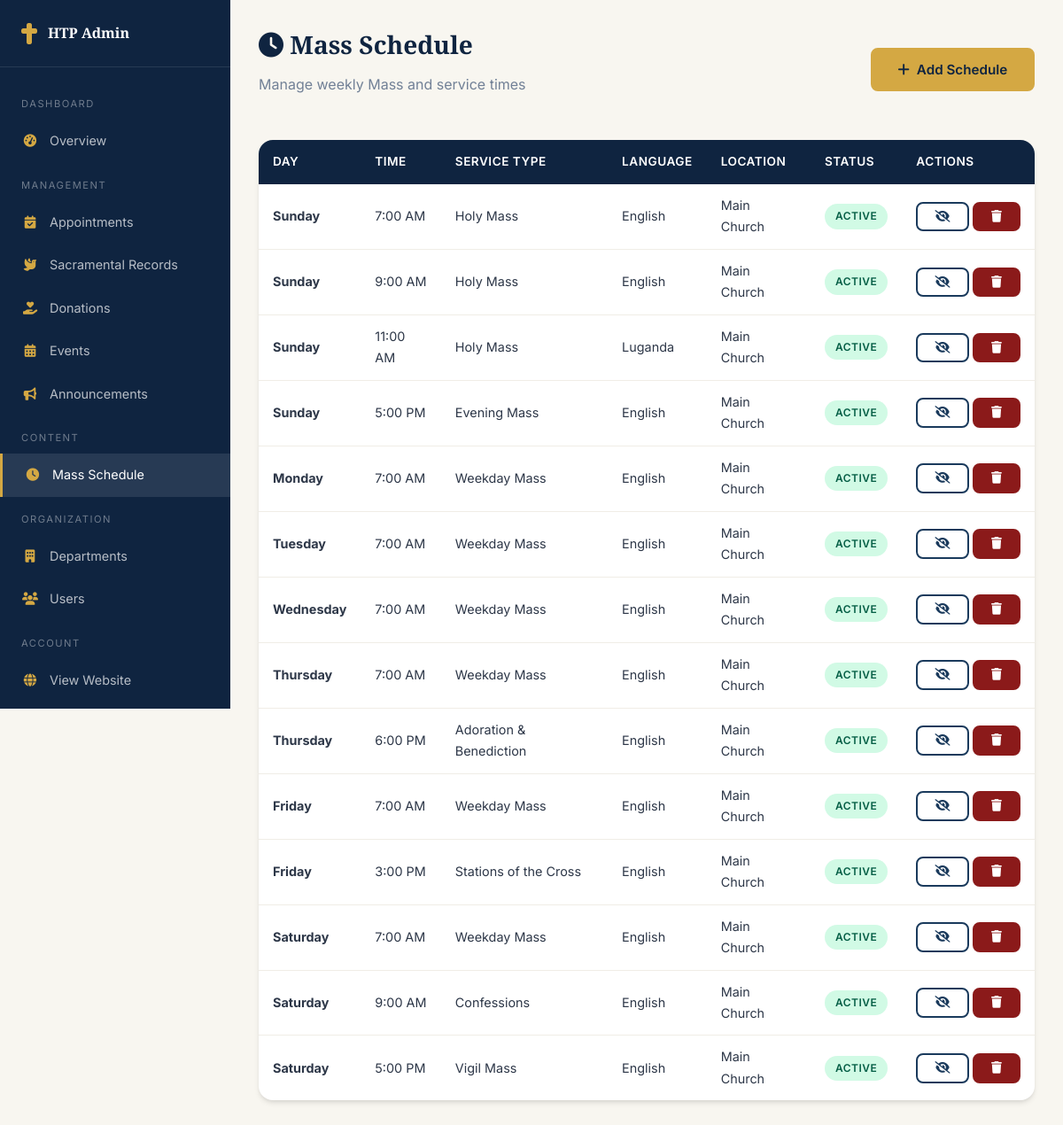
The app's page /admin/mass-schedule.php (signed in) with its own data.
### tables this page shows
CREATE TABLE mass_schedules (
    id INT AUTO_INCREMENT PRIMARY KEY,
    day_of_week ENUM('Monday','Tuesday','Wednesday','Thursday','Friday','Saturday','Sunday') NOT NULL,
    time TIME NOT NULL,
    mass_type VARCHAR(100) NOT NULL,
    language VARCHAR(50) DEFAULT 'English',
    location VARCHAR(150) DEFAULT 'Main Church',
    celebrant_id INT,
    is_active TINYINT(1) DEFAULT 1,
    created_at TIMESTAMP DEFAULT CURRENT_TIMESTAMP,
    FOREIGN KEY (celebrant_id) REFERENCES clergy(id) ON DELETE SET NULL
);

### config/database.php (called while the page is built, shortened)
<?php
class Database {
    private static $instance = null;
    private $connection;
    private function __construct() {
        try {
            $dsn = "mysql:host=" . DB_HOST . ";dbname=" . DB_NAME . ";charset=" . DB_CHARSET;
            $this->connection = new PDO($dsn, DB_USER, DB_PASS, [
                PDO::ATTR_ERRMODE => PDO::ERRMODE_EXCEPTION,
                PDO::ATTR_DEFAULT_FETCH_MODE => PDO::FETCH_ASSOC,
                PDO::ATTR_EMULATE_PREPARES => false,
            ]);
        } catch (PDOException $e) {
            error_log("Database connection failed: " . $e->getMessage());
            die("Database connection failed. Please try again later.");
        }
    }
    public static function getInstance() {
        if (self::$instance === null) {
            self::$instance = new self();
        }
        return self::$instance;
    }
    public function query($sql, $params = []) {
        $stmt = $this->connection->prepare($sql);
        $stmt->execute($params);
        return $stmt;
    }
    public function fetchAll($sql, $params = []) {
        return $this->query($sql, $params)->fetchAll();
    }
}

### config/app.php (called while the page is built, shortened)
<?php
require_once APP_ROOT . '/config/database.php';
function sanitize($input) {
    return htmlspecialchars(trim($input), ENT_QUOTES, 'UTF-8');
}
function formatTime($time) {
    return date('g:i A', strtotime($time));
}

### admin/mass-schedule.php (the view, shortened to what this page needs)
<?php
require_once __DIR__ . '/../config/app.php';
$db = Database::getInstance();
$schedules = $db->fetchAll("SELECT * FROM mass_schedules ORDER BY FIELD(day_of_week, 'Sunday','Monday','Tuesday','Wednesday','Thursday','Friday','Saturday'), time ASC");
?>
<!DOCTYPE html>
<html lang="en">
<head>
    <link rel="stylesheet" href="https://cdnjs.cloudflare.com/ajax/libs/font-awesome/6.5.1/css/all.min.css">
    <link rel="stylesheet" href="/holy-trinity/assets/css/style.css">
</head>
<body>
    <div class="dashboard-layout">
        <aside class="sidebar">
            <div class="sidebar-brand"><i class="fas fa-cross"></i><span>HTP Admin</span></div>
            <nav class="sidebar-menu">
                <div class="sidebar-section">Dashboard</div>
                <a href="/holy-trinity/admin/dashboard.php"><i class="fas fa-tachometer-alt"></i> Overview</a>
                <div class="sidebar-section">Management</div>
                <a href="/holy-trinity/admin/appointments.php"><i class="fas fa-calendar-check"></i> Appointments</a>
                <a href="/holy-trinity/admin/sacraments.php"><i class="fas fa-dove"></i> Sacramental Records</a>
                <a href="/holy-trinity/admin/donations.php"><i class="fas fa-hand-holding-heart"></i> Donations</a>
                <a href="/holy-trinity/admin/events.php"><i class="fas fa-calendar-alt"></i> Events</a>
                <a href="/holy-trinity/admin/announcements.php"><i class="fas fa-bullhorn"></i> Announcements</a>
                <div class="sidebar-section">Content</div>
                <a href="/holy-trinity/admin/mass-schedule.php" class="active"><i class="fas fa-clock"></i> Mass Schedule</a>
                <div class="sidebar-section">Organization</div>
                <a href="/holy-trinity/admin/departments.php"><i class="fas fa-building"></i> Departments</a>
                <a href="/holy-trinity/admin/users.php"><i class="fas fa-users"></i> Users</a>
                <div class="sidebar-section">Account</div>
                <a href="/holy-trinity/index.php"><i class="fas fa-globe"></i> View Website</a>
                <a href="/holy-trinity/auth/logout.php"><i class="fas fa-sign-out-alt"></i> Logout</a>
            </nav>
        </aside>
        <div class="dashboard-main">
            <div class="dashboard-header">
                <div>
                    <h1><i class="fas fa-clock"></i> Mass Schedule</h1>
                    <p class="text-muted">Manage weekly Mass and service times</p>
                </div>
                <button onclick="openModal('newScheduleModal')" class="btn btn-primary"><i class="fas fa-plus"></i> Add Schedule</button>
            </div>
            <div class="card">
                <div class="table-responsive">
                    <table class="data-table">
                        <thead>
                            <tr>
                                <th>Day</th>
                                <th>Time</th>
                                <th>Service Type</th>
                                <th>Language</th>
                                <th>Location</th>
                                <th>Status</th>
                                <th>Actions</th>
                            </tr>
                        </thead>
                        <tbody>
                            <?php foreach ($schedules as $s): ?>
                            <tr style="<?= !$s['is_active'] ? 'opacity:0.5;' : '' ?>">
                                <td><strong><?= sanitize($s['day_of_week']) ?></strong></td>
                                <td><?= formatTime($s['time']) ?></td>
                                <td><?= sanitize($s['mass_type']) ?></td>
                                <td><?= sanitize($s['language']) ?></td>
                                <td><?= sanitize($s['location']) ?></td>
                                <td>
                                    <span class="badge badge-<?= $s['is_active'] ? 'success' : 'error' ?>"><?= $s['is_active'] ? 'Active' : 'Inactive' ?></span>
                                </td>
                                <td>
                                    <div style="display:flex; gap:0.25rem;">
                                        <form method="POST" style="display:inline;">
                                            <button class="btn btn-sm btn-outline" title="Toggle"><i class="fas fa-<?= $s['is_active'] ? 'eye-slash' : 'eye' ?>"></i></button>
                                        </form>
                                        <form method="POST" style="display:inline;" onsubmit="return confirm('Delete this schedule?')">
                                            <button class="btn btn-sm btn-accent" title="Delete"><i class="fas fa-trash"></i></button>
                                        </form>
                                    </div>
                                </td>
                            </tr>
                            <?php endforeach; ?>
                        </tbody>
                    </table>
                </div>
            </div>
        </div>
    </div>
</body>
</html>

### assets/css/style.css (style rules this page uses)
:root { --primary: #1a3a5c; --primary-dark: #0f2440; --primary-light: #2a5a8c; --secondary: #c9a84c; --secondary-light: #e0c76e; --accent: #8b1a1a; --accent-light: #b22222; --gold: #d4a843; --gold-light: #f0d68a; --white: #ffffff; --off-white: #f8f6f0; --light-gray: #f0ede6; --gray: #6b7280; --dark-gray: #374151; --dark: #1f2937; --text: #2d3748; --text-light: #718096; --success: #10b981; --warning: #f59e0b; --error: #ef4444; --info: #3b82f6; --shadow: 0 4px 6px -1px rgba(0,0,0,0.1), 0 2px 4px -1px rgba(0,0,0,0.06); --shadow-lg: 0 10px 25px -5px rgba(0,0,0,0.15), 0 8px 10px -6px rgba(0,0,0,0.1); --shadow-xl: 0 20px 40px -10px rgba(0,0,0,0.2); --radius: 8px; --radius-lg: 16px; --transition: all 0.3s ease; --font-heading: 'Cinzel', serif; --font-body: 'Inter', sans-serif; }
*, *::before, *::after { margin: 0; padding: 0; box-sizing: border-box; }
html { scroll-behavior: smooth; font-size: 16px; }
body { font-family: var(--font-body); color: var(--text); line-height: 1.7; background: var(--off-white); overflow-x: hidden; }
a { text-decoration: none; color: inherit; transition: var(--transition); }
h1, h2, h3, h4, h5, h6 { font-family: var(--font-heading); color: var(--primary-dark); line-height: 1.3; margin-bottom: 0.5em; }
h1 { font-size: 2.5rem; }
p { margin-bottom: 1rem; }
.btn { display: inline-flex; align-items: center; gap: 0.5rem; padding: 0.8rem 1.8rem; font-family: var(--font-body); font-size: 0.95rem; font-weight: 600; border: 2px solid transparent; border-radius: var(--radius); cursor: pointer; transition: var(--transition); text-align: center; white-space: nowrap; }
.btn-primary { background: var(--gold); color: var(--primary-dark); border-color: var(--gold); }
.btn-accent { background: var(--accent); color: var(--white); border-color: var(--accent); }
.btn-outline { background: transparent; color: var(--primary); border-color: var(--primary); }
.btn-sm { padding: 0.5rem 1.2rem; font-size: 0.85rem; }
.card { background: var(--white); border-radius: var(--radius-lg); box-shadow: var(--shadow); overflow: hidden; transition: var(--transition); }
.table-responsive { overflow-x: auto; border-radius: var(--radius); }
.data-table { width: 100%; border-collapse: collapse; font-size: 0.9rem; }
.data-table th { background: var(--primary-dark); color: var(--white); padding: 0.85rem 1rem; text-align: left; font-weight: 600; font-size: 0.85rem; text-transform: uppercase; letter-spacing: 0.5px; }
.data-table td { padding: 0.75rem 1rem; border-bottom: 1px solid var(--light-gray); }
.data-table tbody tr:last-child td { border-bottom: none; }
.badge { display: inline-flex; align-items: center; padding: 0.25rem 0.75rem; font-size: 0.75rem; font-weight: 600; border-radius: 50px; text-transform: uppercase; letter-spacing: 0.5px; }
.badge-success { background: #d1fae5; color: #065f46; }
.dashboard-layout { display: grid; grid-template-columns: 260px 1fr; min-height: 100vh; }
.sidebar { background: var(--primary-dark); color: var(--white); padding: 1.5rem 0; position: sticky; top: 0; height: 100vh; overflow-y: auto; }
.sidebar-brand { padding: 0 1.5rem 1.5rem; border-bottom: 1px solid rgba(255,255,255,0.1); margin-bottom: 1rem; display: flex; align-items: center; gap: 0.75rem; }
.sidebar-brand i { font-size: 1.5rem; color: var(--gold); }
.sidebar-brand span { font-family: var(--font-heading); font-size: 1rem; font-weight: 600; }
.sidebar-menu a { display: flex; align-items: center; gap: 0.75rem; padding: 0.75rem 1.5rem; color: rgba(255,255,255,0.7); font-size: 0.9rem; transition: var(--transition); }
.sidebar-menu a:hover, .sidebar-menu a.active { background: rgba(255,255,255,0.1); color: var(--white); border-left: 3px solid var(--gold); }
.sidebar-menu a i { width: 20px; text-align: center; color: var(--gold); }
.sidebar-section { padding: 1rem 1.5rem 0.5rem; font-size: 0.7rem; text-transform: uppercase; letter-spacing: 1.5px; color: rgba(255,255,255,0.4); }
.dashboard-main { padding: 2rem; background: var(--off-white); }
.dashboard-header { display: flex; justify-content: space-between; align-items: center; margin-bottom: 2rem; }
.dashboard-header h1 { font-size: 1.75rem; }
.text-muted { color: var(--text-light); }

### records on screen
mass_schedules: day_of_week "Sunday", time "7:00 AM", mass_type "Holy Mass", language "English", location "Main Church", is_active "ACTIVE"
mass_schedules: day_of_week "Sunday", time "9:00 AM", mass_type "Holy Mass", language "English", location "Main Church", is_active "ACTIVE"
mass_schedules: day_of_week "Sunday", time "11:00 AM", mass_type "Holy Mass", language "Luganda", location "Main Church", is_active "ACTIVE"
mass_schedules: day_of_week "Sunday", time "5:00 PM", mass_type "Evening Mass", language "English", location "Main Church", is_active "ACTIVE"
mass_schedules: day_of_week "Monday", time "7:00 AM", mass_type "Weekday Mass", language "English", location "Main Church", is_active "ACTIVE"
mass_schedules: day_of_week "Tuesday", time "7:00 AM", mass_type "Weekday Mass", language "English", location "Main Church", is_active "ACTIVE"
mass_schedules: day_of_week "Wednesday", time "7:00 AM", mass_type "Weekday Mass", language "English", location "Main Church", is_active "ACTIVE"
mass_schedules: day_of_week "Thursday", time "7:00 AM", mass_type "Weekday Mass", language "English", location "Main Church", is_active "ACTIVE"
mass_schedules: day_of_week "Thursday", time "6:00 PM", mass_type "Adoration & Benediction", language "English", location "Main Church", is_active "ACTIVE"
mass_schedules: day_of_week "Friday", time "7:00 AM", mass_type "Weekday Mass", language "English", location "Main Church", is_active "ACTIVE"
mass_schedules: day_of_week "Friday", time "3:00 PM", mass_type "Stations of the Cross", language "English", location "Main Church", is_active "ACTIVE"
mass_schedules: day_of_week "Saturday", time "7:00 AM", mass_type "Weekday Mass", language "English", location "Main Church", is_active "ACTIVE"
mass_schedules: day_of_week "Saturday", time "9:00 AM", mass_type "Confessions", language "English", location "Main Church", is_active "ACTIVE"
mass_schedules: day_of_week "Saturday", time "5:00 PM", mass_type "Vigil Mass", language "English", location "Main Church", is_active "ACTIVE"
